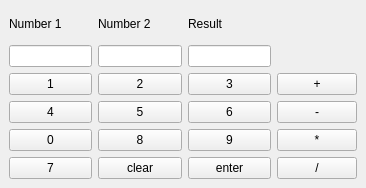
<?xml version="1.0" encoding="UTF-8"?>
<ui version="4.0">
 <class>MainWindow</class>
 <widget class="QMainWindow" name="MainWindow">
  <property name="geometry">
   <rect>
    <x>0</x>
    <y>0</y>
    <width>366</width>
    <height>188</height>
   </rect>
  </property>
  <property name="windowTitle">
   <string>MainWindow</string>
  </property>
  <widget class="QWidget" name="centralwidget">
   <property name="sizePolicy">
    <sizepolicy hsizetype="Expanding" vsizetype="Expanding">
     <horstretch>0</horstretch>
     <verstretch>0</verstretch>
    </sizepolicy>
   </property>
   <layout class="QHBoxLayout" name="horizontalLayout_2">
    <item>
     <layout class="QHBoxLayout" name="horizontalLayout">
      <item>
       <layout class="QVBoxLayout" name="verticalLayout_2">
        <item>
         <widget class="QLabel" name="label">
          <property name="sizePolicy">
           <sizepolicy hsizetype="Preferred" vsizetype="Preferred">
            <horstretch>0</horstretch>
            <verstretch>0</verstretch>
           </sizepolicy>
          </property>
          <property name="text">
           <string>Number 1</string>
          </property>
         </widget>
        </item>
        <item>
         <widget class="QLineEdit" name="lineEdit_num1">
          <property name="readOnly">
           <bool>true</bool>
          </property>
         </widget>
        </item>
        <item>
         <widget class="QPushButton" name="pushButton_n1">
          <property name="text">
           <string>1</string>
          </property>
         </widget>
        </item>
        <item>
         <widget class="QPushButton" name="pushButton_n4">
          <property name="text">
           <string>4</string>
          </property>
         </widget>
        </item>
        <item>
         <widget class="QPushButton" name="pushButton_n0">
          <property name="text">
           <string>0</string>
          </property>
         </widget>
        </item>
        <item>
         <widget class="QPushButton" name="pushButton_n7">
          <property name="text">
           <string>7</string>
          </property>
         </widget>
        </item>
       </layout>
      </item>
      <item>
       <layout class="QVBoxLayout" name="verticalLayout_3">
        <item>
         <widget class="QLabel" name="label_2">
          <property name="sizePolicy">
           <sizepolicy hsizetype="Preferred" vsizetype="Preferred">
            <horstretch>0</horstretch>
            <verstretch>0</verstretch>
           </sizepolicy>
          </property>
          <property name="text">
           <string>Number 2</string>
          </property>
         </widget>
        </item>
        <item>
         <widget class="QLineEdit" name="lineEdit_num2">
          <property name="readOnly">
           <bool>true</bool>
          </property>
         </widget>
        </item>
        <item>
         <widget class="QPushButton" name="pushButton_n2">
          <property name="text">
           <string>2</string>
          </property>
         </widget>
        </item>
        <item>
         <widget class="QPushButton" name="pushButton_n5">
          <property name="text">
           <string>5</string>
          </property>
         </widget>
        </item>
        <item>
         <widget class="QPushButton" name="pushButton_n8">
          <property name="text">
           <string>8</string>
          </property>
         </widget>
        </item>
        <item>
         <widget class="QPushButton" name="pushButton_clear">
          <property name="text">
           <string>clear</string>
          </property>
         </widget>
        </item>
       </layout>
      </item>
      <item>
       <layout class="QVBoxLayout" name="verticalLayout_4">
        <item>
         <widget class="QLabel" name="label_3">
          <property name="sizePolicy">
           <sizepolicy hsizetype="Preferred" vsizetype="Preferred">
            <horstretch>0</horstretch>
            <verstretch>0</verstretch>
           </sizepolicy>
          </property>
          <property name="text">
           <string>Result</string>
          </property>
         </widget>
        </item>
        <item>
         <widget class="QLineEdit" name="lineEdit_result">
          <property name="readOnly">
           <bool>true</bool>
          </property>
         </widget>
        </item>
        <item>
         <widget class="QPushButton" name="pushButton_n3">
          <property name="text">
           <string>3</string>
          </property>
         </widget>
        </item>
        <item>
         <widget class="QPushButton" name="pushButton_n6">
          <property name="text">
           <string>6</string>
          </property>
         </widget>
        </item>
        <item>
         <widget class="QPushButton" name="pushButton_n9">
          <property name="text">
           <string>9</string>
          </property>
         </widget>
        </item>
        <item>
         <widget class="QPushButton" name="pushButton_enter">
          <property name="text">
           <string>enter</string>
          </property>
         </widget>
        </item>
       </layout>
      </item>
      <item>
       <layout class="QVBoxLayout" name="verticalLayout_5">
        <item>
         <spacer name="verticalSpacer">
          <property name="orientation">
           <enum>Qt::Orientation::Vertical</enum>
          </property>
          <property name="sizeHint" stdset="0">
           <size>
            <width>20</width>
            <height>40</height>
           </size>
          </property>
         </spacer>
        </item>
        <item>
         <widget class="QPushButton" name="pushButton_add">
          <property name="text">
           <string>+</string>
          </property>
         </widget>
        </item>
        <item>
         <widget class="QPushButton" name="pushButton_sub">
          <property name="text">
           <string>-</string>
          </property>
         </widget>
        </item>
        <item>
         <widget class="QPushButton" name="pushButton_mul">
          <property name="text">
           <string>*</string>
          </property>
         </widget>
        </item>
        <item>
         <widget class="QPushButton" name="pushButton_div">
          <property name="text">
           <string>/</string>
          </property>
         </widget>
        </item>
       </layout>
      </item>
     </layout>
    </item>
   </layout>
  </widget>
 </widget>
 <resources/>
 <connections/>
</ui>
